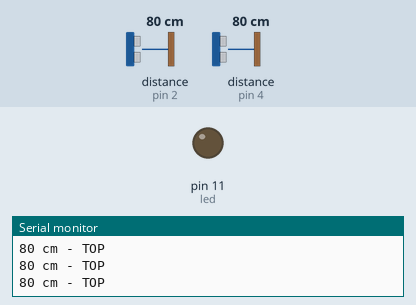
Simulated run of this sketch. Board: Arduino Uno, built with avr-gcc and run on an emulated ATmega328P. On the bench: output pins drawn as LEDs (lit = HIGH), the last lines printed to the serial monitor. Wiring (inferred from the names in the program): 2 × ultrasonic range finder: trigger pin 3, echo pin 2 / trigger pin 5, echo pin 4. The test bench sets the inputs (shaded band); at power-on: distance to the obstacle (sensors on pin 2, pin 4) 80 cm. The echo pulse lasts 58.3 µs per cm; pins used as bus, display or sensor lines are not drawn.

Above: at 1.2 s.
1.3 s: distance to the obstacle (sensor on pin 2) set to 72 cm
At 2.0 s:
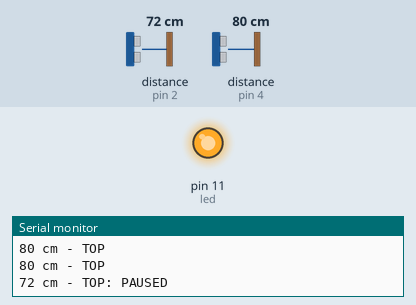
2.8 s: distance to the obstacle (sensor on pin 2) set to 250 cm
Timing chart, 0 to 5.8 s (numbered marks = the images above; inputs shaded):
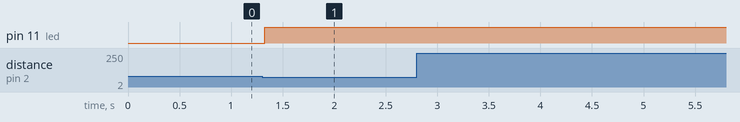

Measured:
- the behaviour switches between 75 and 74 cm on distance to the obstacle (sensor on pin 2) (found by bisection; images 0 and 1)
- after the input at 1.3 s, pin 11 (led): LOW → HIGH at once

The sketch:

U.S.S_Calibration.ino
```cpp
/*
HC-SR04 Ping distance sensor]
VCC to arduino 5v GND to arduino GND
Echo to Arduino pin 13 Trig to Arduino pin 12
Red POS to Arduino pin 11
Green POS to Arduino pin 10
560 ohm resistor to both LED NEG and GRD power rail
More info at: http://goo.gl/kJ8Gl
Original code improvements to the Ping sketch sourced from Trollmaker.com
Some code and wiring inspired by http://en.wikiversity.org/wiki/User:Dstaub/robotcar
*/

#define trigPin_bot 5
#define echoPin_bot 4
#define trigPin_top 3
#define echoPin_top 2
#define led 11

void setup() {
  Serial.begin (9600);
  pinMode(trigPin_bot, OUTPUT);
  pinMode(echoPin_bot, INPUT);
  pinMode(trigPin_top, OUTPUT);
  pinMode(echoPin_top, INPUT);
  pinMode(led, OUTPUT);
}

void loop() {
  long duration_bot, distance_bot, duration_top, distance_top;
  digitalWrite(trigPin_bot, LOW);  // Added this line
  delayMicroseconds(2); // Added this line
  digitalWrite(trigPin_bot, HIGH);
  delayMicroseconds(10); // Added this line
  digitalWrite(trigPin_bot, LOW);
  duration_bot = pulseIn(echoPin_bot, HIGH);
  distance_bot = (duration_bot/2) / 29.1;

  digitalWrite(trigPin_top, LOW);  // Added this line
  delayMicroseconds(2); // Added this line
  digitalWrite(trigPin_top, HIGH);
  delayMicroseconds(10); // Added this line
  digitalWrite(trigPin_top, LOW);
  duration_top = pulseIn(echoPin_top, HIGH);
  distance_top = (duration_top/2) / 29.1;

  /*
  if (distance_bot < 120 || distance_bot > 150) {  // This is where the LED On/Off happens
    digitalWrite(led,LOW); // When the Red condition is met, the Green LED should turn off
    Serial.print(distance_bot);
    Serial.println(" cm - BOT: PAUSED");
    delay(2000);
  }

  if (distance_bot >= 200 || distance_bot <= 0){
    Serial.println("Out of range");
  }
  else {
    Serial.print(distance_bot);
    Serial.println(" cm - BOT");
  }


  */
  if (distance_top < 75  || distance_top > 100) {  // This is where the LED On/Off happens
    digitalWrite(led,HIGH); // When the Red condition is met, the Green LED should turn off
    Serial.print(distance_top);
    Serial.println(" cm - TOP: PAUSED");
    delay(2000);
  }

  if (distance_top >= 200 || distance_top <= 0){
    Serial.println("Out of range");
  }
  else {
    Serial.print(distance_top);
    Serial.println(" cm - TOP");
  }

  delay(25); //CHANGE TO 100 FOR MEASURING
}

/*
void setup()
{
     pinMode(2, OUTPUT);  //Set pin 2 as output
     pinMode(3, OUTPUT);
     pinMode(4, OUTPUT);
     pinMode(5, OUTPUT);
     pinMode(6, OUTPUT);
     pinMode(7, OUTPUT);
     pinMode(8, OUTPUT);
     pinMode(9, OUTPUT);
     on_val = 8;
}
void loop()
{
    if (on_val%9 == 8){
      for (int i = 2; i < 10; i++){
        digitalWrite(i, LOW);
      }
      delay(250);
    }
    else {
      digitalWrite((on_val % 9)+2, HIGH);
    }
    on_val++;
    delay(150);
}
*/
```
